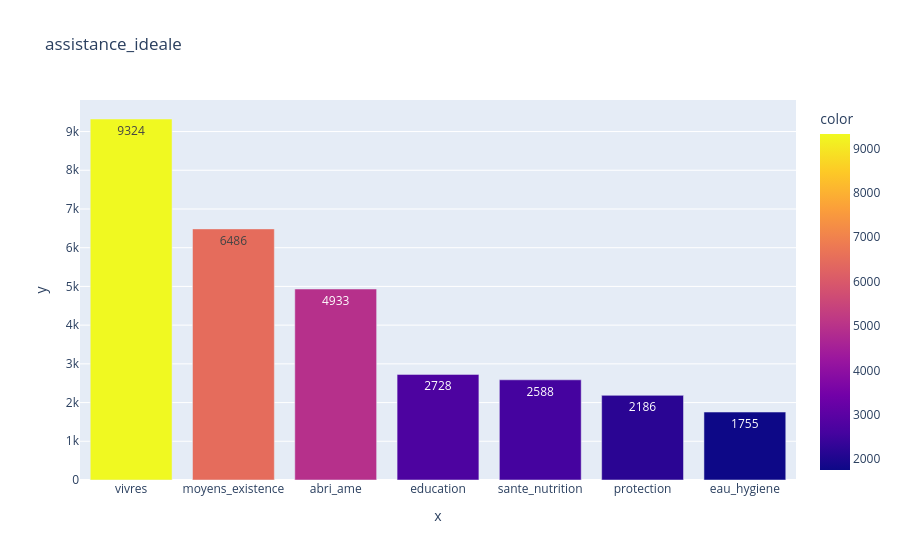

Notebook code cell kept with this figure:
### Code cell
# besoin principal des ménages éligibles seulement
countplot_func("assistance_ideale", df[df.eligible == 1])

### Figure 1 — Plotly figure (JSON) as saved in the notebook; plotly's stock layout.template omitted (floating-point values rounded to 4 significant figures)
{"data": [{"hovertemplate": "x=%{x}<br>y=%{y}<br>color=%{marker.color}<extra></extra>", "legendgroup": "", "marker": {"color": [9324, 6486, 4933, 2728, 2588, 2186, 1755], "coloraxis": "coloraxis", "pattern": {"shape": ""}}, "name": "", "orientation": "v", "showlegend": false, "textposition": "auto", "texttemplate": "%{y}", "type": "bar", "x": ["vivres", "moyens_existence", "abri_ame", "education", "sante_nutrition", "protection", "eau_hygiene"], "xaxis": "x", "y": [9324, 6486, 4933, 2728, 2588, 2186, 1755], "yaxis": "y"}], "layout": {"barmode": "relative", "coloraxis": {"colorbar": {"title": {"text": "color"}}, "colorscale": [[0.0, "#0d0887"], [0.1111, "#46039f"], [0.2222, "#7201a8"], [0.3333, "#9c179e"], [0.4444, "#bd3786"], [0.5556, "#d8576b"], [0.6667, "#ed7953"], [0.7778, "#fb9f3a"], [0.8889, "#fdca26"], [1.0, "#f0f921"]]}, "legend": {"tracegroupgap": 0}, "title": {"text": "assistance_ideale"}, "xaxis": {"anchor": "y", "domain": [0.0, 1.0], "title": {"text": "x"}}, "yaxis": {"anchor": "x", "domain": [0.0, 1.0], "title": {"text": "y"}}}}
